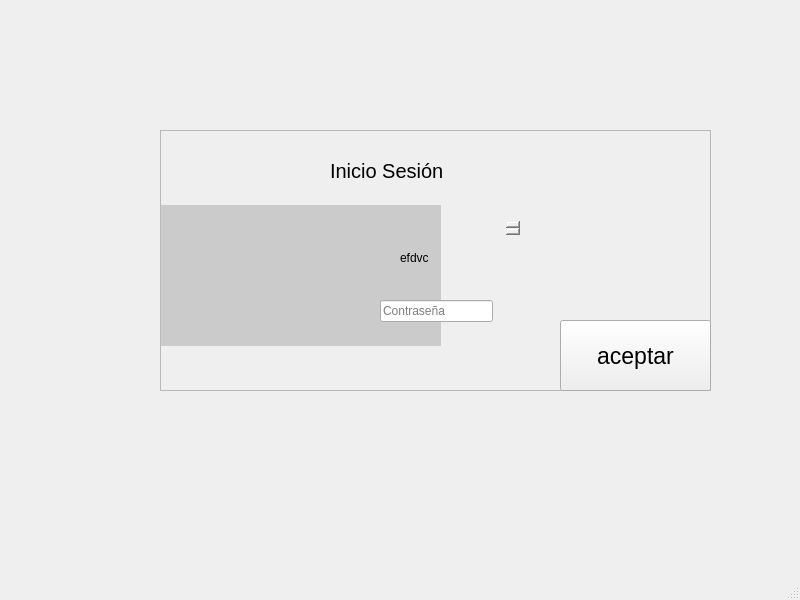
<?xml version="1.0" encoding="UTF-8"?>
<ui version="4.0">
 <class>MainWindow</class>
 <widget class="QMainWindow" name="MainWindow">
  <property name="geometry">
   <rect>
    <x>0</x>
    <y>0</y>
    <width>800</width>
    <height>600</height>
   </rect>
  </property>
  <property name="minimumSize">
   <size>
    <width>800</width>
    <height>600</height>
   </size>
  </property>
  <property name="maximumSize">
   <size>
    <width>800</width>
    <height>600</height>
   </size>
  </property>
  <property name="windowTitle">
   <string>MainWindow</string>
  </property>
  <widget class="QWidget" name="centralwidget">
   <widget class="QFrame" name="frame">
    <property name="geometry">
     <rect>
      <x>160</x>
      <y>130</y>
      <width>551</width>
      <height>261</height>
     </rect>
    </property>
    <property name="frameShape">
     <enum>QFrame::StyledPanel</enum>
    </property>
    <property name="frameShadow">
     <enum>QFrame::Raised</enum>
    </property>
    <widget class="QLabel" name="label">
     <property name="geometry">
      <rect>
       <x>170</x>
       <y>10</y>
       <width>191</width>
       <height>61</height>
      </rect>
     </property>
     <property name="font">
      <font>
       <pointsize>15</pointsize>
      </font>
     </property>
     <property name="text">
      <string>Inicio Sesión</string>
     </property>
    </widget>
    <widget class="QLabel" name="label_2">
     <property name="geometry">
      <rect>
       <x>240</x>
       <y>120</y>
       <width>55</width>
       <height>16</height>
      </rect>
     </property>
     <property name="styleSheet">
      <string notr="true">background-color: rgba(67, 34, 255, 0);</string>
     </property>
     <property name="text">
      <string>efdvc</string>
     </property>
    </widget>
    <widget class="QTextBrowser" name="textBrowser">
     <property name="geometry">
      <rect>
       <x>170</x>
       <y>90</y>
       <width>191</width>
       <height>16</height>
      </rect>
     </property>
     <property name="styleSheet">
      <string notr="true">background-color: rgb(238, 255, 222,0);</string>
     </property>
    </widget>
    <widget class="QLineEdit" name="lineEdit">
     <property name="geometry">
      <rect>
       <x>220</x>
       <y>170</y>
       <width>113</width>
       <height>22</height>
      </rect>
     </property>
     <property name="echoMode">
      <enum>QLineEdit::PasswordEchoOnEdit</enum>
     </property>
     <property name="placeholderText">
      <string>Contraseña</string>
     </property>
    </widget>
    <widget class="QPushButton" name="botonaceptar">
     <property name="geometry">
      <rect>
       <x>400</x>
       <y>190</y>
       <width>151</width>
       <height>71</height>
      </rect>
     </property>
     <property name="font">
      <font>
       <pointsize>17</pointsize>
      </font>
     </property>
     <property name="text">
      <string>aceptar</string>
     </property>
    </widget>
    <widget class="QLabel" name="label_3">
     <property name="geometry">
      <rect>
       <x>-10</x>
       <y>70</y>
       <width>291</width>
       <height>151</height>
      </rect>
     </property>
     <property name="styleSheet">
      <string notr="true">border-image: url(:/prefijo/Captura de pantalla 2025-03-10 155631.png);</string>
     </property>
     <property name="text">
      <string/>
     </property>
    </widget>
    <widget class="QLabel" name="label_4">
     <property name="geometry">
      <rect>
       <x>0</x>
       <y>75</y>
       <width>281</width>
       <height>141</height>
      </rect>
     </property>
     <property name="styleSheet">
      <string notr="true">background-color: rgb(189, 189, 189, 180);</string>
     </property>
     <property name="text">
      <string/>
     </property>
    </widget>
    <zorder>label_3</zorder>
    <zorder>label_4</zorder>
    <zorder>label</zorder>
    <zorder>label_2</zorder>
    <zorder>textBrowser</zorder>
    <zorder>lineEdit</zorder>
    <zorder>botonaceptar</zorder>
   </widget>
  </widget>
  <widget class="QMenuBar" name="menubar">
   <property name="geometry">
    <rect>
     <x>0</x>
     <y>0</y>
     <width>800</width>
     <height>26</height>
    </rect>
   </property>
  </widget>
  <widget class="QStatusBar" name="statusbar"/>
 </widget>
 <resources>
  <include location="../recursos.qrc"/>
 </resources>
 <connections/>
</ui>
